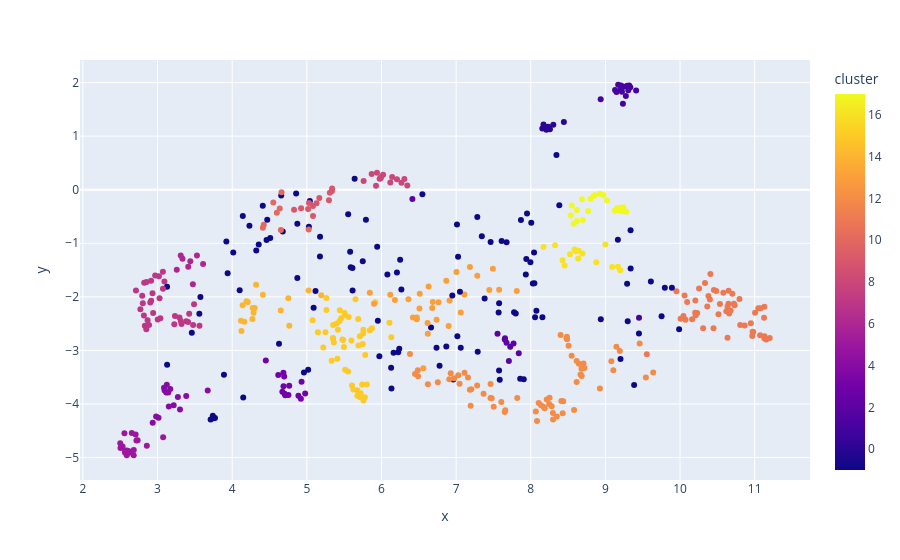

The notebook cell saved with this chart:
### Code cell
import plotly.express as px

# Use existing labels and embeddings without relying on `df`
clusters = np.asarray(cluster_labels if "cluster_labels" in globals() else labels)
n = len(clusters)

if "articles_2d" in globals():
    coords = articles_2d[["UMAP1", "UMAP2"]].to_numpy() if isinstance(articles_2d, pd.DataFrame) else np.asarray(articles_2d)
elif "embeddings_2d" in globals():
    coords = embeddings_2d[["UMAP1", "UMAP2"]].to_numpy()
elif "viz_embeddings" in globals():
    coords = np.asarray(viz_embeddings)
else:
    raise NameError("No 2D embeddings found (articles_2d / embeddings_2d / viz_embeddings).")

# Drop the extra aim row when present
coords = coords[:n]

if "articles" in globals() and "title" in articles.columns:
    titles = articles["title"].astype(str).tolist()[:n]
elif "articles_df" in globals() and "title" in articles_df.columns:
    titles = articles_df["title"].astype(str).tolist()[:n]
elif "docs_for_hierarchy" in globals():
    titles = docs_for_hierarchy[:n]
else:
    titles = [f"Doc {i}" for i in range(n)]

plot_df = pd.DataFrame({
    "x": coords[:, 0],
    "y": coords[:, 1],
    "cluster": clusters,
    "title": titles
})

fig = px.scatter(
    plot_df,
    x="x",
    y="y",
    color="cluster",
    hover_data=["title"]
)

fig.show()

### Figure 1 — Plotly figure (JSON) as saved in the notebook; plotly's stock layout.template omitted (floating-point values rounded to 4 significant figures; data arrays with more than 128 entries replaced by an {"elided": "..."} marker saying what was removed)
{"data": [{"customdata": {"elided": "519x1 str values"}, "hovertemplate": "x=%{x}<br>y=%{y}<br>title=%{customdata[0]}<br>cluster=%{marker.color}<extra></extra>", "legendgroup": "", "marker": {"color": {"elided": "519 int values"}, "coloraxis": "coloraxis", "symbol": "circle"}, "mode": "markers", "name": "", "orientation": "v", "showlegend": false, "type": "scatter", "x": {"elided": "519 float values"}, "xaxis": "x", "y": {"elided": "519 float values"}, "yaxis": "y"}], "layout": {"coloraxis": {"colorbar": {"title": {"text": "cluster"}}, "colorscale": [[0, "#0d0887"], [0.1111, "#46039f"], [0.2222, "#7201a8"], [0.3333, "#9c179e"], [0.4444, "#bd3786"], [0.5556, "#d8576b"], [0.6667, "#ed7953"], [0.7778, "#fb9f3a"], [0.8889, "#fdca26"], [1, "#f0f921"]]}, "legend": {"tracegroupgap": 0}, "margin": {"t": 60}, "xaxis": {"anchor": "y", "domain": [0, 1], "title": {"text": "x"}}, "yaxis": {"anchor": "x", "domain": [0, 1], "title": {"text": "y"}}}}
